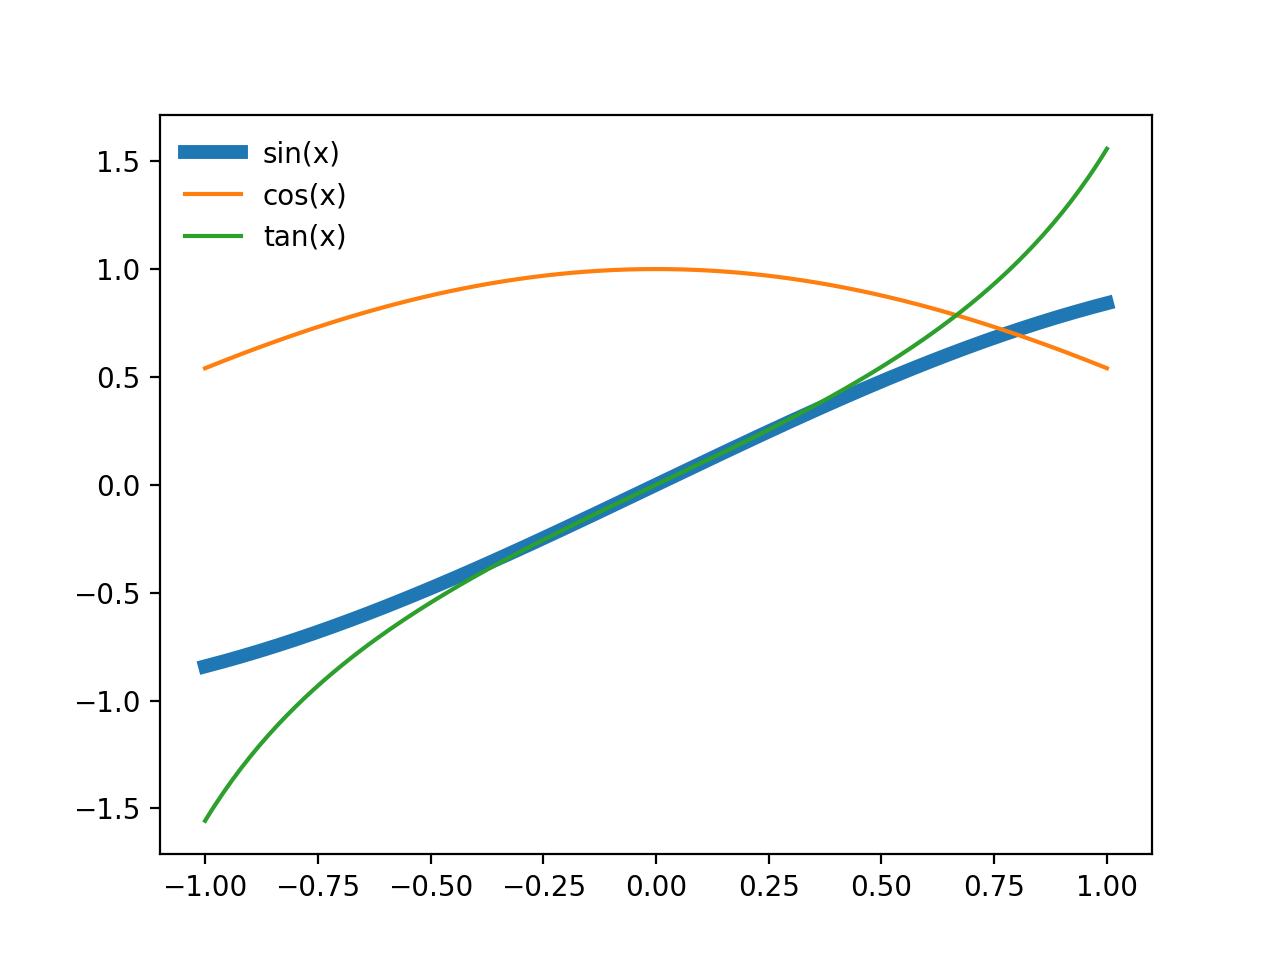

The Python source for this figure:
# file name: legendframeless.py
import numpy as np
import math
import matplotlib.pyplot as plt
x = np.linspace(-1,1,200)
fig, ax = plt.subplots()
y1=np.sin(x)
y2=np.cos(x)
y3=np.tan(x)
ax.plot(x,y1,label='sin(x)', linewidth=5) # linewidth determines the width of a line. 
ax.plot(x,y2,label='cos(x)')
ax.plot(x,y3,label='tan(x)')

ax.legend(frameon=False)
plt.show()
